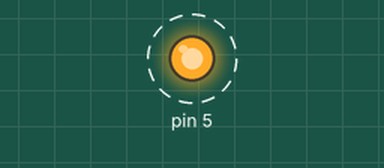
Recording of a sketch running on a simulated Arduino Uno, built with avr-gcc and run on an emulated ATmega328P. Parts: output pins drawn as LEDs (lit = HIGH). Dashed ring = blinking.

Above: at 0.2 s.
Timing chart, 0 to 5.8 s (numbered marks = the images above):
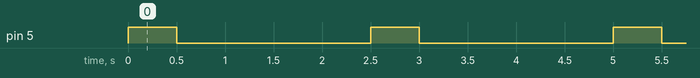

Measured:
- by itself, pin 5: alternates HIGH for 0.50 s and LOW for 2.0 s

The sketch:

buzzer_test.ino
```cpp
void setup() {
  // put your setup code here, to run once:
pinMode(5,OUTPUT);
}
//Put this on github
//This is a test for buzzer health
void loop() {
  // put your main code here, to run repeatedly:
digitalWrite(5, HIGH);
delay(500);
digitalWrite(5, LOW);
delay(2000);

}
```
